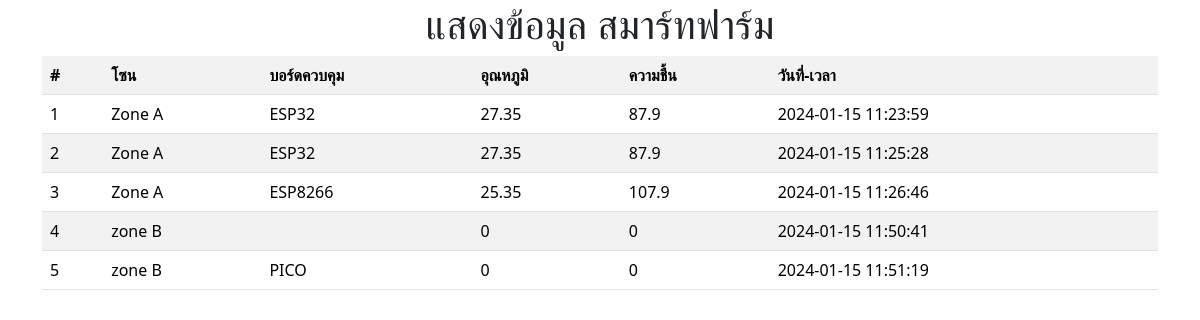
The page /select_smartfarm.php on the database its author committed.
### tables this page shows
CREATE TABLE `tbl_smartfarm` (
  `id` int(11) NOT NULL,
  `zone` varchar(200) NOT NULL,
  `board` varchar(50) NOT NULL,
  `temp` float NOT NULL,
  `humi` float NOT NULL,
  `dmy` datetime NOT NULL
);

### select_smartfarm.php (the view, shortened to what this page needs)
<link href="https://cdn.jsdelivr.net/npm/bootstrap@5.3.2/dist/css/bootstrap.min.css" rel="stylesheet"  />
<?php
  include "connect.php";
  $sql = "SELECT * FROM tbl_smartfarm";
  $result = $conn->query($sql);
  if ($result->num_rows > 0) {
  ?>
<div class="container">
    <h1 class="text-center"> แสดงข้อมูล สมาร์ทฟาร์ม</h1>
    <table class="table table-hover table-striped">
        <tr>
            <th> # </th>
            <th> โซน </th>
            <th> บอร์ดควบคุม </th>
            <th> อุณหภูมิ </th>
            <th> ความชื้น </th>
            <th> วันที่-เวลา</th>
        </tr>
    <?php
        while($row = $result->fetch_assoc()) {
    ?>
        <tr>
            <td> <?php echo $row["id"]; ?></td>
            <td> <?php echo $row["zone"]; ?> </td>
            <td> <?php echo $row["board"]; ?> </td>
            <td> <?php echo $row["temp"]; ?> </td>
            <td> <?php echo $row["humi"]; ?> </td>
            <td> <?php echo $row["dmy"]; ?> </td>
        </tr>
    <?php
        }
    ?>
    </table>
</div>
<?php
  } else {
    echo "0 results";
  }
?>

### rows shown on the page
tbl_smartfarm: id "1", zone "Zone A", board "ESP32", temp "27.35", humi "87.9", dmy "2024-01-15 11:23:59"
tbl_smartfarm: id "2", zone "Zone A", board "ESP32", temp "27.35", humi "87.9", dmy "2024-01-15 11:25:28"
tbl_smartfarm: id "3", zone "Zone A", board "ESP8266", temp "25.35", humi "107.9", dmy "2024-01-15 11:26:46"
tbl_smartfarm: id "4", zone "zone B", temp "0", humi "0", dmy "2024-01-15 11:50:41"
tbl_smartfarm: id "5", zone "zone B", board "PICO", temp "0", humi "0", dmy "2024-01-15 11:51:19"
